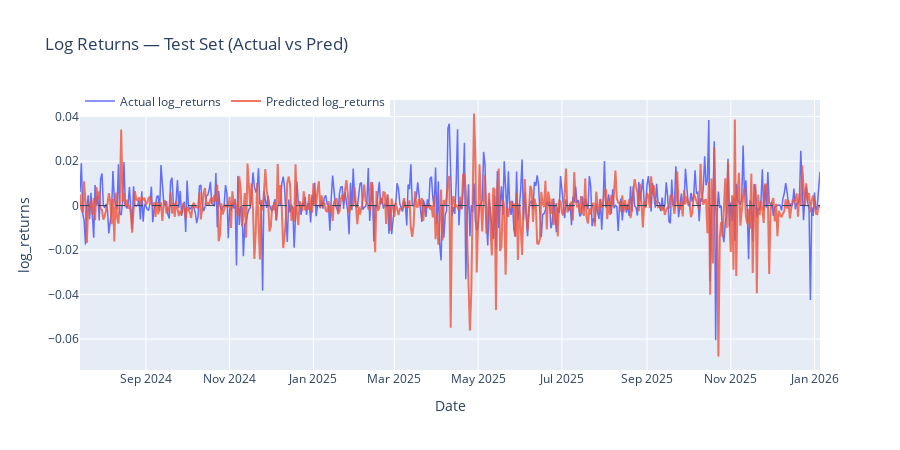

Source (notebook cell):
### Code cell
import plotly.graph_objects as go
import numpy as np

# ===== predict =====
# Giả định predict trả về numpy array
y_pred_norm, y_true_norm = predict(test_loader)

# ===== THAY ĐỔI: Inverse transform bằng Class =====
# Thay vì: y_pred = y_pred_norm * y_std + y_mu
# Ta dùng:
y_pred = scaler_y.decode(y_pred_norm)
y_true = scaler_y.decode(y_true_norm)

# Nếu predict trả về list hoặc tensor, đảm bảo convert sang numpy trước khi decode
# y_pred = scaler_y.decode(np.array(y_pred_norm)) 


# ===== map dates (Giữ nguyên) =====
all_target_idx = np.arange(lookback, len(df))
test_target_idx = all_target_idx[split:]
dates_test = df["date"].iloc[test_target_idx].reset_index(drop=True)


# =========================
# =========================
fig = go.Figure()

# actual
fig.add_trace(go.Scatter(
    x=dates_test,
    y=y_true.flatten(), # flatten() để đảm bảo mảng là 1D cho plotly vẽ đẹp
    mode="lines",
    name="Actual log_returns",
    line=dict(width=1.5)
))

# predicted
fig.add_trace(go.Scatter(
    x=dates_test,
    y=y_pred.flatten(), # flatten() tương tự
    mode="lines",
    name="Predicted log_returns",
    opacity=0.8
))

# zero line
fig.add_hline(y=0, line_width=1, line_dash="dash")


# ===== layout tuning =====
fig.update_layout(
    title="Log Returns — Test Set (Actual vs Pred)",
    xaxis_title="Date",
    yaxis_title="log_returns",
    hovermode="x unified",
    height=450,
    legend=dict(orientation="h", y=1.05)
)

fig.show()

### Figure 1 — Plotly figure (JSON) as saved in the notebook; plotly's stock layout.template omitted (floating-point values rounded to 4 significant figures; data arrays with more than 128 entries replaced by an {"elided": "..."} marker saying what was removed)
{"data": [{"line": {"width": 1.5}, "mode": "lines", "name": "Actual log_returns", "type": "scatter", "x": {"elided": "540 str values"}, "y": {"elided": "540 float values"}}, {"mode": "lines", "name": "Predicted log_returns", "opacity": 0.8, "type": "scatter", "x": {"elided": "540 str values"}, "y": {"elided": "540 float values"}}], "layout": {"height": 450, "hovermode": "x unified", "legend": {"orientation": "h", "y": 1.05}, "shapes": [{"line": {"dash": "dash", "width": 1}, "type": "line", "x0": 0, "x1": 1, "xref": "x domain", "y0": 0, "y1": 0, "yref": "y"}], "title": {"text": "Log Returns — Test Set (Actual vs Pred)"}, "xaxis": {"title": {"text": "Date"}}, "yaxis": {"title": {"text": "log_returns"}}}}
